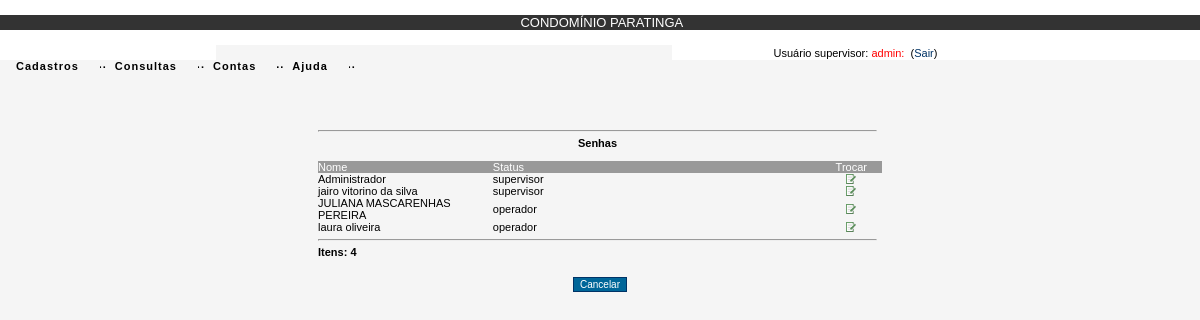
The app's page /senha_lista.php (signed in) with its own data.
### tables this page shows
CREATE TABLE IF NOT EXISTS `usuarios` (
  `id_usuario` int(11) NOT NULL AUTO_INCREMENT,
  `nm_usuario` varchar(50) NOT NULL,
  `nu_cpf` varchar(11) NOT NULL,
  `nm_login` varchar(50) NOT NULL,
  `nm_senha` varchar(60) NOT NULL,
  `st_usuario` int(11) NOT NULL,
  `nu_ip` varchar(50) NOT NULL,
  `id_sexo` varchar(1) NOT NULL,
  `nu_lote` varchar(2) NOT NULL,
  `nm_quadra` varchar(1) NOT NULL,
  `nu_telefone` varchar(20) NOT NULL,
  `id_status` int(11) NOT NULL DEFAULT '3',
  `dt_cadastro` date NOT NULL,
  PRIMARY KEY (`id_usuario`),
  KEY `id_status` (`id_status`)
);

CREATE TABLE IF NOT EXISTS `status` (
  `id_status` int(11) NOT NULL AUTO_INCREMENT,
  `nm_status` varchar(50) NOT NULL,
  PRIMARY KEY (`id_status`)
);

### senha_lista.php (the view, shortened to what this page needs)
<?php
 include "cabecalho/cabecalho.php";
  $login_paratinga = @$_SESSION['login_paratinga'];
 if ($login_paratinga){
 ?>
<html>
<head>
</head>
<link rel="stylesheet" href="css/filadelfia.css" type="text/css">
<body bgcolor="#F5F5F5" onLoad="javascript:caixas()">
<table width="47%" border="0" cellspacing="0" cellpadding="0" align="center">
    <tr>
      <td colspan="5" class="labelCentro">&nbsp;</td>
    </tr>
    <tr>
      <td colspan="5" class="labelCentro">&nbsp;</td>
    </tr>
    <tr>
      <td colspan="5" class="labelCentro">&nbsp;</td>
    </tr>
    <tr>
      <td colspan="5" class="labelCentro">&nbsp;</td>
    </tr>
    <tr>
      <td colspan="5" class="labelCentro"><hr></td>
    </tr>
    <tr>
      <td colspan="5" class="labelCentro"><strong>Senhas</strong></td>
    </tr>
    <tr>
      <td colspan="5" class="labelEsquerda">&nbsp;</td>
    </tr>
  <tr bgcolor="#999999">
    <td width="31%" class="labelEsquerda"><font color="#FFFFFF">Nome</font></td>
    <td width="47%" class="labelEsquerda"><font color="#FFFFFF">Status</font></td>
    <td width="12%" class="labelCentro">&nbsp;</td>
    <td width="10%" class="labelCentro"><font color="#FFFFFF">Trocar</font></td>
  </tr>
  <?php
 if ($login_paratinga == 'admin'){
  $sql = mysql_query("SELECT * FROM usuarios, status WHERE usuarios.id_status <> 5 AND usuarios.id_status = status.id_status ORDER BY nm_usuario");
  $row = mysql_num_rows($sql);
  } else {
  $sql = mysql_query("SELECT id_usuario,nm_usuario,nm_status FROM usuarios, status
  WHERE usuarios.id_status = status.id_status
  ORDER BY nm_usuario");
  $row = mysql_num_rows($sql);
 }
    for ( $i=0; $i < $row; $i++ ){
  $id_usuario= mysql_result($sql, $i, "id_usuario");
   $nm_usuario = mysql_result($sql, $i, "nm_usuario");
   $nm_status = mysql_result($sql, $i, "nm_status");
  ?>
  <tr onMouseOver="move_i(this)" onMouseOut="move_o(this)">
    <td class="labelEsquerda"><?php echo $nm_usuario;?></td>
    <td class="labelEsquerda"><?php echo $nm_status;?></td>
    <td class="labelCentro">&nbsp;</td>
    <td class="labelCentro"><a href="controller/usuario_controller.php?abrirSenha=abrirSenha&id_usuario=<?php echo $id_usuario;?>">
      <img src="img/insert.gif" width="10" height="10"></a></td>
  </tr>
  <?php } ?>
  <tr>
    <td colspan="4" class="labelCentro"><hr></td>
  </tr>
  <tr>
    <td class="labelEsquerda"><strong>Itens:&nbsp;<?php echo $i;?></strong></td>
    <td colspan="2" class="labelEsquerda">&nbsp;</td>
    <td class="labelCentro">&nbsp;</td>
  </tr>
</table>
<p align="center">
  <input name="volta" type="button" id="volta" value="Cancelar" onClick="javascript:cancelar('controller/cancela_controller.php?cancelarOperacao=cancelarOperacao')" />
</p>
</body>
<?php
} else {
 include "rodape/rodape.php";
 }
 ?>
</html>

### css/textos.css (style rules this page uses)
input[type=button] { background:#006699; color:#ffffff; }

### css/estilo.css (style rules this page uses)
body { margin-left: 0px; margin-top: 0px; margin-right: 0px; margin-bottom: 0px; SCROLLBAR-FACE-COLOR: #ffffff; SCROLLBAR-HIGHLIGHT-COLOR: #BDD5E7; SCROLLBAR-SHADOW-COLOR: #ffffff; SCROLLBAR-3DLIGHT-COLOR: #ffffff; SCROLLBAR-ARROW-COLOR: #335ec1; }
input { font-family: Arial, Helvetica, sans-serif; font-size: 10px; color: #000000; border: 1px solid #003366; margin: 3px; }
A:link { color: #000000; text-decoration: none; }

### css/filadelfia.css (style rules this page uses)
a:link { color: #003366; }
.labelEsquerda { text-align: left; padding-right: 5px; font-family: Arial, Helvetica, sans-serif; font-size: 11px; color: #000000; }
.labelCentro { text-align: center; padding-right: 5px; font-family: Arial, Helvetica, sans-serif; font-size: 11px; color: #000000; }

### records on screen
usuarios: nm_usuario "Administrador", id_status.nm_status "supervisor"
usuarios: nm_usuario "jairo vitorino da silva", id_status.nm_status "supervisor"
usuarios: nm_usuario "JULIANA MASCARENHAS PEREIRA", id_status.nm_status "operador"
usuarios: nm_usuario "laura oliveira", id_status.nm_status "operador"

### other values on screen
$_SESSION['nm_status'] "supervisor"
$i "4"
